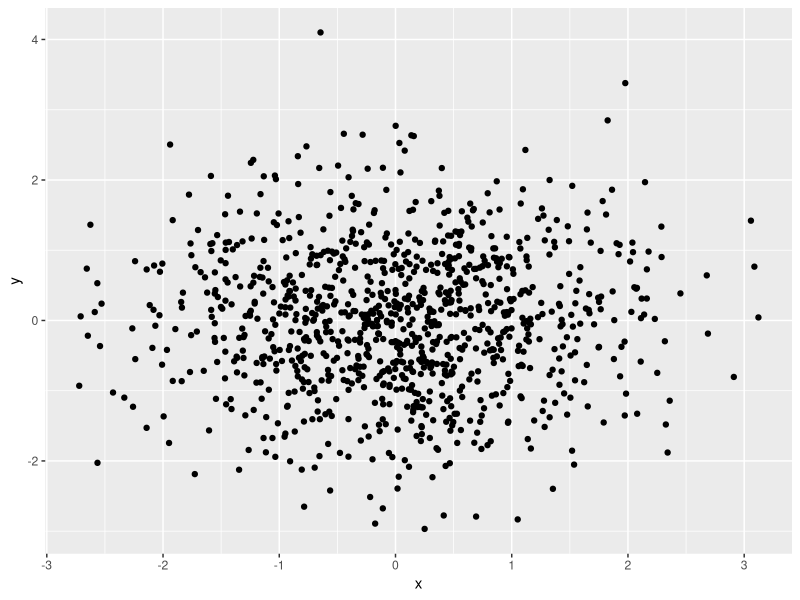

The R source for this figure: (Note: this script raises an error after producing the figure.)
# Generate scatter plot with ggplot.
library(ggplot2)
data <- data.frame(x = rnorm(1000),
                   y = rnorm(1000))
p1 <- ggplot(data, aes(x = x, y = y)) + geom_point()
p1 

# Build annotation table with gridExtra::tableGrob().
library(gridExtra)
mytable <- summary(data)
tab <- tableGrob(mytable, rows=NULL)

# Extract x and ylims for positioning table with ggplot_build(). 
xrange <- unlist(ggplot_build(p1)$layout$panel_params[[1]][1])
yrange <- unlist(ggplot_build(p1)$layout$panel_params[[1]][8])
xmin = min(xrange)
xmax = max(xrange)
xdelta = xmax-xmin
ymin = min(yrange)
ymax = max(yrange)
ydelta = ymax-ymin

# Add annotation table to plot.
p2 <- p1 + annotation_custom(tab, xmin = xmin-0.55*xdelta, xmax, ymin = ymin+0.55*ydelta, ymax)
p2

# Generate figure with multiple plots using cowplot::plot_grid(). 
library(cowplot)
fig <- plot_grid(p2,p2,p2,p2, labels = "auto")

## Exploring changing the device size.
# I think the default device size is 7x7 inches. 
png("default_size.png",width = 7, height = 7, res = 300, units = "in")
p2
dev.off()

# Plot2x
png("2x_size.png",width = 14, height = 14, res = 300, units = "in")
p2
dev.off()

# Plot3x
png("3x_size.png",width = 21, height = 21, res = 300, units = "in")
p2
dev.off()

